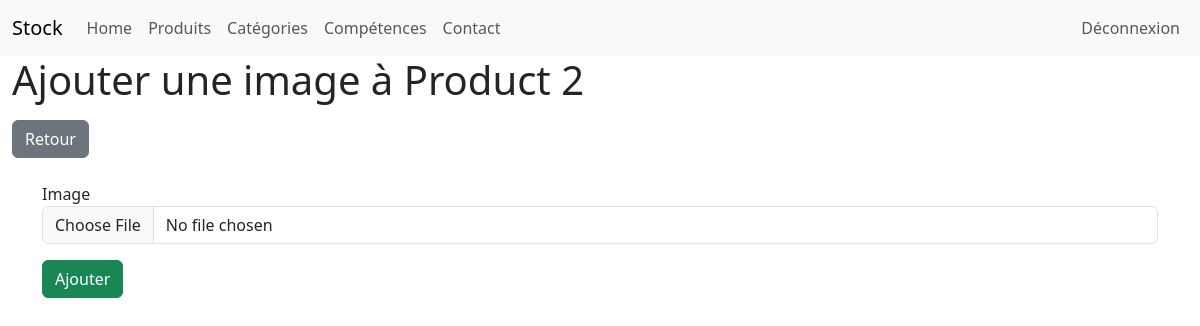
The page /admin/addImg.php?id=2 (signed in) on the database as committed earlier.
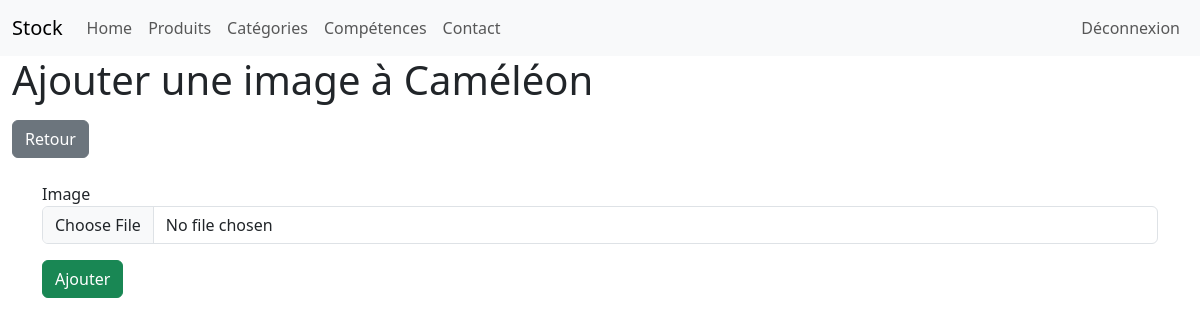
The same page on the database as committed later.
### tables this page shows
CREATE TABLE IF NOT EXISTS `products` (
  `id` int NOT NULL AUTO_INCREMENT,
  `name` varchar(100) NOT NULL,
  `date` date NOT NULL,
  `category` int NOT NULL,
  `description` text NOT NULL,
  `cover` varchar(255) NOT NULL,
  PRIMARY KEY (`id`)
);

### admin/addImg.php (the view, shortened to what this page needs)
<?php
if(!isset($_GET['id']) && !is_numeric($_GET['id']))
{
    header("LOCATION:products.php");
    exit();
}else
{
    $id = htmlspecialchars($_GET['id']);
}
require "../config/connexion.php";
$req = $bdd->prepare("SELECT * FROM products WHERE id=?");
$req->execute([$id]);
$don = $req->fetch(PDO::FETCH_ASSOC);
?>
<!DOCTYPE html>
<html lang="en">
<head>
    <link href="https://cdn.jsdelivr.net/npm/bootstrap@5.3.8/dist/css/bootstrap.min.css" rel="stylesheet">
    <link rel="stylesheet" href="style.css">
</head>
<body>
<?php
include("partials/nav.php");
?>
<div class="container-fluid">
    <h1> Ajouter une image à <?= $don['name'] ?></h1>
    <a href="updateProduct.php?id=<?= $id ?>" class="btn btn-secondary my-2">Retour</a>
    <div class="container">
                <form action="treatmentAddImg.php?id=<?= $don['id'] ?>" method="POST" enctype="multipart/form-data">
                    <div class="form-group my-3">
                        <label for="fichier">Image</label>
                        <input type="file" id="fichier" name="fichier" class="form-control" accept="image/jpeg,image/png,image/gif,.jpg,.jpeg,.png,.gif">
                    </div>
                    <div class="form-group">
                        <input type="submit" value="Ajouter" class="btn btn-success">
                    </div>
                </form>
    </div>
</div>
</body>
</html>

Rows that differ between the two databases and show on the page:
changed products: name "Product 2" → "Caméléon"
